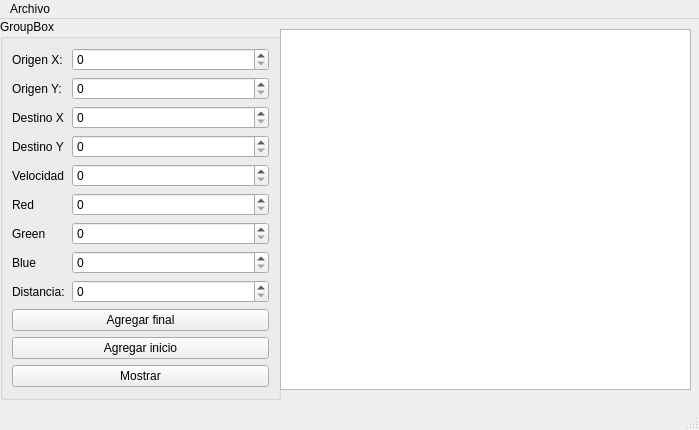
<?xml version="1.0" encoding="UTF-8"?>
<ui version="4.0">
 <class>MainWindow</class>
 <widget class="QMainWindow" name="MainWindow">
  <property name="geometry">
   <rect>
    <x>0</x>
    <y>0</y>
    <width>699</width>
    <height>430</height>
   </rect>
  </property>
  <property name="windowTitle">
   <string>MainWindow</string>
  </property>
  <widget class="QWidget" name="centralwidget">
   <widget class="QGroupBox" name="groupBox">
    <property name="geometry">
     <rect>
      <x>0</x>
      <y>0</y>
      <width>281</width>
      <height>381</height>
     </rect>
    </property>
    <property name="title">
     <string>GroupBox</string>
    </property>
    <layout class="QFormLayout" name="formLayout">
     <item row="4" column="0">
      <widget class="QLabel" name="label">
       <property name="text">
        <string>Destino X</string>
       </property>
      </widget>
     </item>
     <item row="4" column="1">
      <widget class="QSpinBox" name="spnnDestinoX">
       <property name="maximum">
        <number>500</number>
       </property>
      </widget>
     </item>
     <item row="5" column="0">
      <widget class="QLabel" name="label_2">
       <property name="text">
        <string>Destino Y</string>
       </property>
      </widget>
     </item>
     <item row="5" column="1">
      <widget class="QSpinBox" name="spnnDestinoY">
       <property name="maximum">
        <number>500</number>
       </property>
      </widget>
     </item>
     <item row="6" column="0">
      <widget class="QLabel" name="label_3">
       <property name="text">
        <string>Velocidad</string>
       </property>
      </widget>
     </item>
     <item row="7" column="0">
      <widget class="QLabel" name="label_5">
       <property name="text">
        <string>Red</string>
       </property>
      </widget>
     </item>
     <item row="7" column="1">
      <widget class="QSpinBox" name="spnnRed">
       <property name="maximum">
        <number>255</number>
       </property>
      </widget>
     </item>
     <item row="8" column="0">
      <widget class="QLabel" name="label_6">
       <property name="text">
        <string>Green</string>
       </property>
      </widget>
     </item>
     <item row="8" column="1">
      <widget class="QSpinBox" name="spnnGreen">
       <property name="maximum">
        <number>255</number>
       </property>
      </widget>
     </item>
     <item row="9" column="0">
      <widget class="QLabel" name="label_7">
       <property name="text">
        <string>Blue</string>
       </property>
      </widget>
     </item>
     <item row="9" column="1">
      <widget class="QSpinBox" name="spnnBlue">
       <property name="maximum">
        <number>255</number>
       </property>
      </widget>
     </item>
     <item row="13" column="0" colspan="2">
      <widget class="QPushButton" name="btnAgregarFinal">
       <property name="cursor">
        <cursorShape>PointingHandCursor</cursorShape>
       </property>
       <property name="text">
        <string>Agregar final</string>
       </property>
      </widget>
     </item>
     <item row="0" column="0">
      <widget class="QLabel" name="label_4">
       <property name="text">
        <string>Origen X:</string>
       </property>
      </widget>
     </item>
     <item row="0" column="1">
      <widget class="QSpinBox" name="spnnOrigenX">
       <property name="maximum">
        <number>500</number>
       </property>
      </widget>
     </item>
     <item row="2" column="1">
      <widget class="QSpinBox" name="spnnOrigenY">
       <property name="maximum">
        <number>500</number>
       </property>
      </widget>
     </item>
     <item row="2" column="0">
      <widget class="QLabel" name="label_8">
       <property name="text">
        <string>Origen Y: </string>
       </property>
      </widget>
     </item>
     <item row="6" column="1">
      <widget class="QSpinBox" name="spnnVelocidad">
       <property name="maximum">
        <number>500</number>
       </property>
      </widget>
     </item>
     <item row="14" column="0" colspan="2">
      <widget class="QPushButton" name="btnAgregarInicio">
       <property name="cursor">
        <cursorShape>PointingHandCursor</cursorShape>
       </property>
       <property name="text">
        <string>Agregar inicio</string>
       </property>
      </widget>
     </item>
     <item row="15" column="0" colspan="2">
      <widget class="QPushButton" name="btnMostrar">
       <property name="cursor">
        <cursorShape>PointingHandCursor</cursorShape>
       </property>
       <property name="text">
        <string>Mostrar</string>
       </property>
      </widget>
     </item>
     <item row="10" column="0">
      <widget class="QLabel" name="label_9">
       <property name="text">
        <string>Distancia:</string>
       </property>
      </widget>
     </item>
     <item row="10" column="1">
      <widget class="QSpinBox" name="spnnDistancia">
       <property name="maximum">
        <number>255</number>
       </property>
      </widget>
     </item>
    </layout>
   </widget>
   <widget class="QPlainTextEdit" name="plainTextEdit">
    <property name="geometry">
     <rect>
      <x>280</x>
      <y>10</y>
      <width>411</width>
      <height>361</height>
     </rect>
    </property>
   </widget>
  </widget>
  <widget class="QMenuBar" name="menubar">
   <property name="geometry">
    <rect>
     <x>0</x>
     <y>0</y>
     <width>699</width>
     <height>26</height>
    </rect>
   </property>
   <widget class="QMenu" name="menuArchivo">
    <property name="title">
     <string>Archivo</string>
    </property>
    <addaction name="actionAbrir"/>
    <addaction name="actionGuardar"/>
   </widget>
   <addaction name="menuArchivo"/>
  </widget>
  <widget class="QStatusBar" name="statusbar"/>
  <action name="actionAbrir">
   <property name="text">
    <string>Abrir</string>
   </property>
   <property name="shortcut">
    <string>Ctrl+O</string>
   </property>
  </action>
  <action name="actionGuardar">
   <property name="text">
    <string>Guardar</string>
   </property>
   <property name="shortcut">
    <string>Ctrl+G</string>
   </property>
  </action>
 </widget>
 <resources/>
 <connections/>
</ui>
